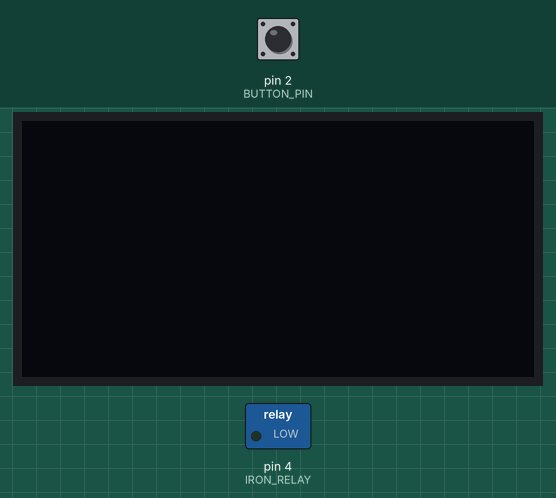
This program was run on a simulated Teensy 3. Parts: 128×64 one-colour display, switched loads named in the program (green lamp = pin HIGH). The inputs (shaded band) are chosen by the test bench; at power-on: pin 2 (BUTTON_PIN) HIGH. What the program prints to the serial monitor is not drawn.

Above: at 1.2 s.
1.3 s: pin 2 (BUTTON_PIN) pulled LOW for 0.15 s
At 2.1 s:
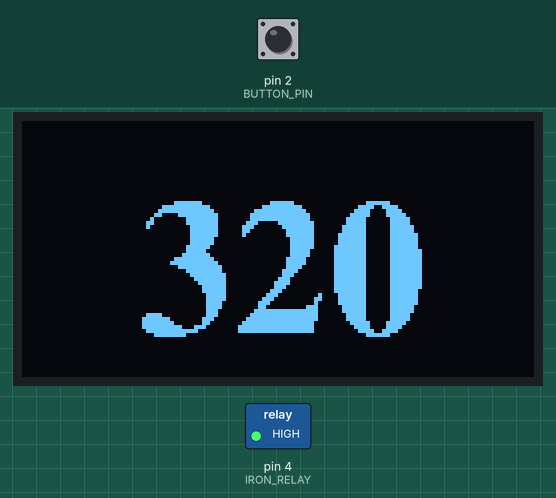
4.4 s: pin 2 (BUTTON_PIN) pulled LOW for 1 s
At 5.8 s:
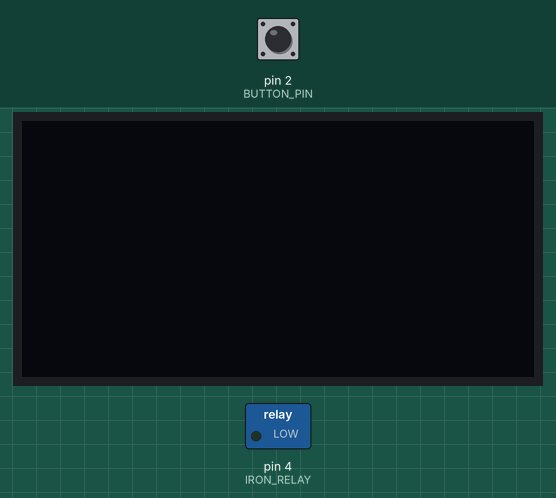
6.9 s: pin 2 (BUTTON_PIN) pulled LOW for 0.15 s
At 8.3 s:
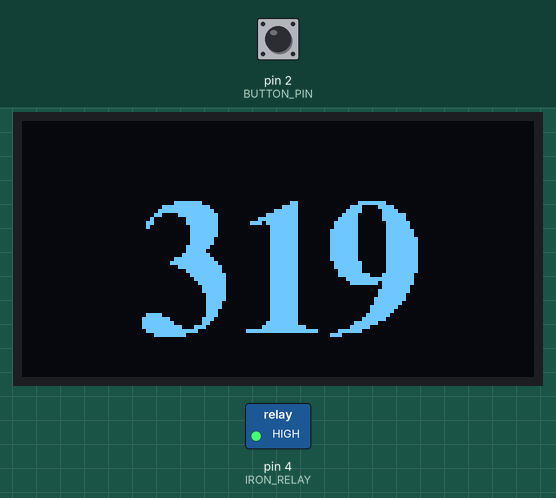
10.0 s: pin 2 (BUTTON_PIN) pulled LOW for 3.2 s
At 11.3 s:
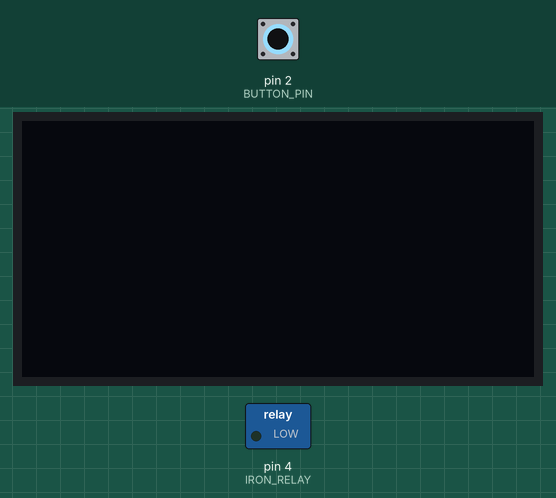
Timing chart, 0 to 13.0 s (numbered marks = the images above; inputs shaded):
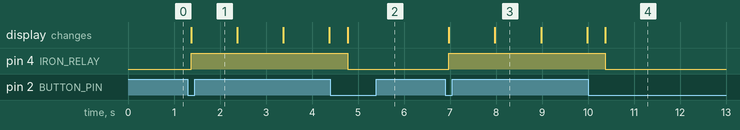

The program:

main.cpp
```cpp
#include <Arduino.h>
#include <Wire.h>
#include <Adafruit_SSD1306.h>
#include "Fonts/FreeSerifBold24pt7b.h"
#include "Switch.h"

#define SCREEN_WIDTH 128
#define SCREEN_HEIGHT 64

#define OLED_RESET 5
#define SCREEN_ADDRESS 0x3D

#define SCREEN_WIDTH 128
#define SCREEN_HEIGHT 64

#define BUTTON_PIN 2
#define IRON_RELAY 4

Adafruit_SSD1306 display(SCREEN_WIDTH, SCREEN_HEIGHT, &Wire, OLED_RESET);
Switch button(BUTTON_PIN);

unsigned long lastIntervalTime = 0;
int x = 0;
bool updateDisplay = false;
bool active = false;

void turnOn(void* p) {
    if (active) return;

    x = 320;
    active = true;
    lastIntervalTime = millis();
    updateDisplay = true;
}

void turnOff(void* p) {
    if (!active) return;

    x = 0;
    active = false;
    display.clearDisplay();
    display.display();
}

void increaseTimer(void *p) {
    if (!active) return;

    x += 320;
    lastIntervalTime = millis();
    updateDisplay = true;
}

void setup() {
    pinMode(BUTTON_PIN, INPUT_PULLUP);
    pinMode(IRON_RELAY, OUTPUT);
    digitalWrite(IRON_RELAY, LOW);

    Serial.begin(9600);
    Wire.begin();

    button.setPushedCallback(&turnOn);
    button.setLongPressCallback(&turnOff);
    button.setDoubleClickCallback(&increaseTimer);

    if(!display.begin(SSD1306_SWITCHCAPVCC, SCREEN_ADDRESS)) {
        Serial.println(F("SSD1306 allocation failed"));
        while (true) {}
    } else {
        Serial.println("ssd1306 ready");
    }

    display.clearDisplay();
    display.display();
}


void loop() {
    button.poll();

    // count down every second, turn off when we reach 0
    if (active && (lastIntervalTime + 1000) < millis()) {
        x--;
        updateDisplay = true;
        lastIntervalTime = millis();

        if (x == 0) {
            active = false;
            display.clearDisplay();
            display.display();
        }
    }

    // update the display
    if (updateDisplay) {
        display.clearDisplay();
        display.setCursor(0, 30);

        display.setFont(&FreeSerifBold24pt7b);
        display.setTextColor(SSD1306_WHITE);

        char buf[3];
        sprintf(buf, "%d", x);

        int16_t x1;
        int16_t y1;
        uint16_t width;
        uint16_t height;
        display.getTextBounds(buf, 0, 0, &x1, &y1, &width, &height);

        display.clearDisplay(); // clear display
        display.setCursor((SCREEN_WIDTH - width) / 2, height + 18);
        display.println(buf); // text to display
        display.display();
        updateDisplay = false;
    }

    // ensure the iron is on if we're active
    if (active) {
        digitalWrite(IRON_RELAY, HIGH);
    } else {
        digitalWrite(IRON_RELAY, LOW);
    }
}
```

Measured:
- after the input at 1.3 s, pin 4 (IRON_RELAY): LOW → HIGH after 0.08 s; the display: first differs from a run without the input after 0.08 s (image 1)
- after the input at 4.4 s, pin 4 (IRON_RELAY): HIGH → LOW after 0.38 s
- after the input at 6.9 s, pin 4 (IRON_RELAY): LOW → HIGH after 0.08 s; the display: first differs from a run without the input after 0.08 s (image 3 shows a later state)
- after the input at 10.0 s, pin 4 (IRON_RELAY): HIGH → LOW after 0.38 s
- what the display in image 3 shows lasts 1.0 s, from 8.0 s to 9.0 s
